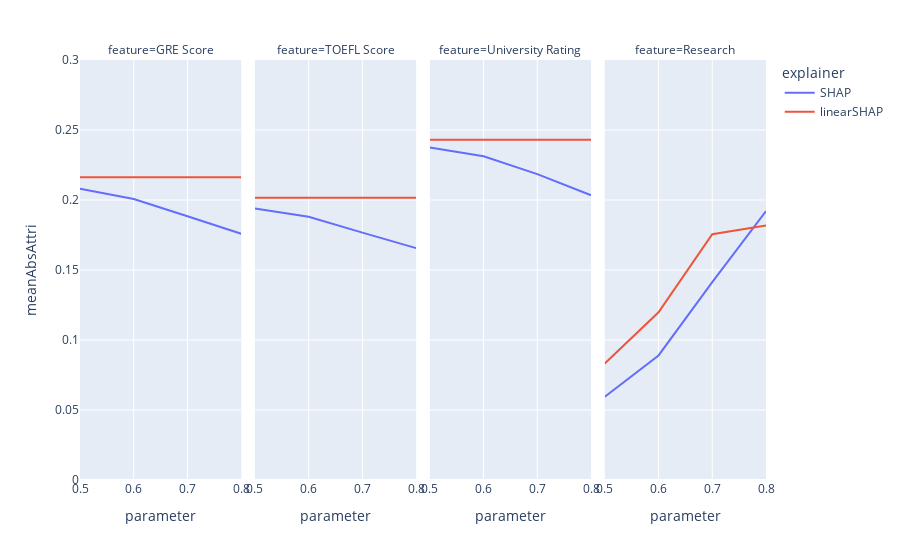

The cell this chart's notebook holds for it:
### Code cell
fig = px.line(output[output['attack'] == 'mix'], x="parameter", y="meanAbsAttri", color='explainer', facet_col='feature')

fig.update_layout(yaxis_range=[0,0.3])
fig.show()

### Figure 1 — Plotly figure (JSON) as saved in the notebook; plotly's stock layout.template omitted (floating-point values rounded to 4 significant figures)
{"data": [{"hovertemplate": "explainer=SHAP<br>feature=GRE Score<br>parameter=%{x}<br>meanAbsAttri=%{y}<extra></extra>", "legendgroup": "SHAP", "line": {"color": "#636efa", "dash": "solid"}, "marker": {"symbol": "circle"}, "mode": "lines", "name": "SHAP", "orientation": "v", "showlegend": true, "type": "scatter", "x": [0.5, 0.6, 0.7, 0.8], "xaxis": "x", "y": [0.2081, 0.2008, 0.1884, 0.1759], "yaxis": "y"}, {"hovertemplate": "explainer=SHAP<br>feature=TOEFL Score<br>parameter=%{x}<br>meanAbsAttri=%{y}<extra></extra>", "legendgroup": "SHAP", "line": {"color": "#636efa", "dash": "solid"}, "marker": {"symbol": "circle"}, "mode": "lines", "name": "SHAP", "orientation": "v", "showlegend": false, "type": "scatter", "x": [0.5, 0.6, 0.7, 0.8], "xaxis": "x2", "y": [0.194, 0.1881, 0.1767, 0.1656], "yaxis": "y2"}, {"hovertemplate": "explainer=SHAP<br>feature=University Rating<br>parameter=%{x}<br>meanAbsAttri=%{y}<extra></extra>", "legendgroup": "SHAP", "line": {"color": "#636efa", "dash": "solid"}, "marker": {"symbol": "circle"}, "mode": "lines", "name": "SHAP", "orientation": "v", "showlegend": false, "type": "scatter", "x": [0.5, 0.6, 0.7, 0.8], "xaxis": "x3", "y": [0.2375, 0.2312, 0.2185, 0.2034], "yaxis": "y3"}, {"hovertemplate": "explainer=SHAP<br>feature=Research<br>parameter=%{x}<br>meanAbsAttri=%{y}<extra></extra>", "legendgroup": "SHAP", "line": {"color": "#636efa", "dash": "solid"}, "marker": {"symbol": "circle"}, "mode": "lines", "name": "SHAP", "orientation": "v", "showlegend": false, "type": "scatter", "x": [0.5, 0.6, 0.7, 0.8], "xaxis": "x4", "y": [0.05946, 0.08896, 0.1413, 0.192], "yaxis": "y4"}, {"hovertemplate": "explainer=linearSHAP<br>feature=GRE Score<br>parameter=%{x}<br>meanAbsAttri=%{y}<extra></extra>", "legendgroup": "linearSHAP", "line": {"color": "#EF553B", "dash": "solid"}, "marker": {"symbol": "circle"}, "mode": "lines", "name": "linearSHAP", "orientation": "v", "showlegend": true, "type": "scatter", "x": [0.5, 0.6, 0.7, 0.8], "xaxis": "x", "y": [0.2163, 0.2163, 0.2163, 0.2163], "yaxis": "y"}, {"hovertemplate": "explainer=linearSHAP<br>feature=TOEFL Score<br>parameter=%{x}<br>meanAbsAttri=%{y}<extra></extra>", "legendgroup": "linearSHAP", "line": {"color": "#EF553B", "dash": "solid"}, "marker": {"symbol": "circle"}, "mode": "lines", "name": "linearSHAP", "orientation": "v", "showlegend": false, "type": "scatter", "x": [0.5, 0.6, 0.7, 0.8], "xaxis": "x2", "y": [0.2017, 0.2017, 0.2017, 0.2017], "yaxis": "y2"}, {"hovertemplate": "explainer=linearSHAP<br>feature=University Rating<br>parameter=%{x}<br>meanAbsAttri=%{y}<extra></extra>", "legendgroup": "linearSHAP", "line": {"color": "#EF553B", "dash": "solid"}, "marker": {"symbol": "circle"}, "mode": "lines", "name": "linearSHAP", "orientation": "v", "showlegend": false, "type": "scatter", "x": [0.5, 0.6, 0.7, 0.8], "xaxis": "x3", "y": [0.243, 0.243, 0.243, 0.243], "yaxis": "y3"}, {"hovertemplate": "explainer=linearSHAP<br>feature=Research<br>parameter=%{x}<br>meanAbsAttri=%{y}<extra></extra>", "legendgroup": "linearSHAP", "line": {"color": "#EF553B", "dash": "solid"}, "marker": {"symbol": "circle"}, "mode": "lines", "name": "linearSHAP", "orientation": "v", "showlegend": false, "type": "scatter", "x": [0.5, 0.6, 0.7, 0.8], "xaxis": "x4", "y": [0.0832, 0.1198, 0.1756, 0.1818], "yaxis": "y4"}], "layout": {"annotations": [{"font": {}, "showarrow": false, "text": "feature=GRE Score", "x": 0.1175, "xanchor": "center", "xref": "paper", "y": 1, "yanchor": "bottom", "yref": "paper"}, {"font": {}, "showarrow": false, "text": "feature=TOEFL Score", "x": 0.3725, "xanchor": "center", "xref": "paper", "y": 1, "yanchor": "bottom", "yref": "paper"}, {"font": {}, "showarrow": false, "text": "feature=University Rating", "x": 0.6275, "xanchor": "center", "xref": "paper", "y": 1, "yanchor": "bottom", "yref": "paper"}, {"font": {}, "showarrow": false, "text": "feature=Research", "x": 0.8825, "xanchor": "center", "xref": "paper", "y": 1, "yanchor": "bottom", "yref": "paper"}], "legend": {"title": {"text": "explainer"}, "tracegroupgap": 0}, "margin": {"t": 60}, "xaxis": {"anchor": "y", "domain": [0, 0.235], "title": {"text": "parameter"}}, "xaxis2": {"anchor": "y2", "domain": [0.255, 0.49], "matches": "x", "title": {"text": "parameter"}}, "xaxis3": {"anchor": "y3", "domain": [0.51, 0.745], "matches": "x", "title": {"text": "parameter"}}, "xaxis4": {"anchor": "y4", "domain": [0.765, 1.0], "matches": "x", "title": {"text": "parameter"}}, "yaxis": {"anchor": "x", "domain": [0, 1], "range": [0, 0.3], "title": {"text": "meanAbsAttri"}}, "yaxis2": {"anchor": "x2", "domain": [0, 1], "matches": "y", "showticklabels": false}, "yaxis3": {"anchor": "x3", "domain": [0, 1], "matches": "y", "showticklabels": false}, "yaxis4": {"anchor": "x4", "domain": [0, 1], "matches": "y", "showticklabels": false}}}
